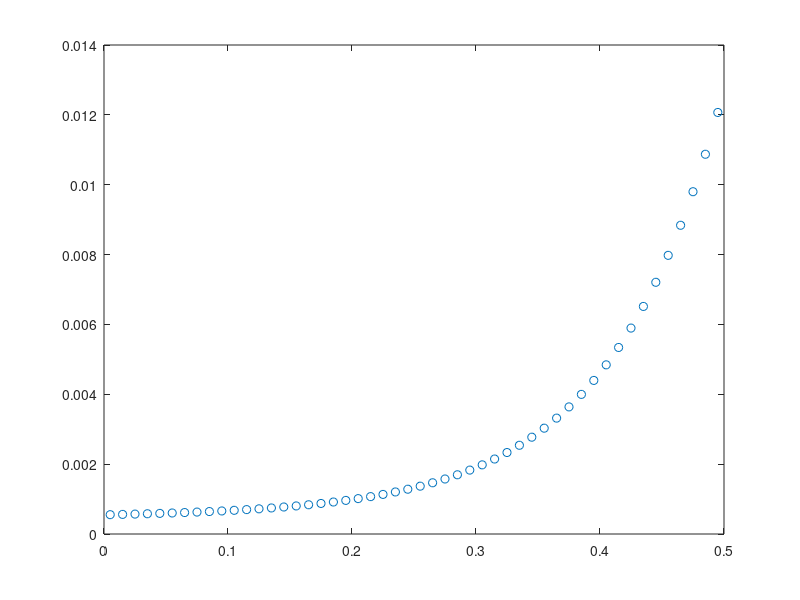
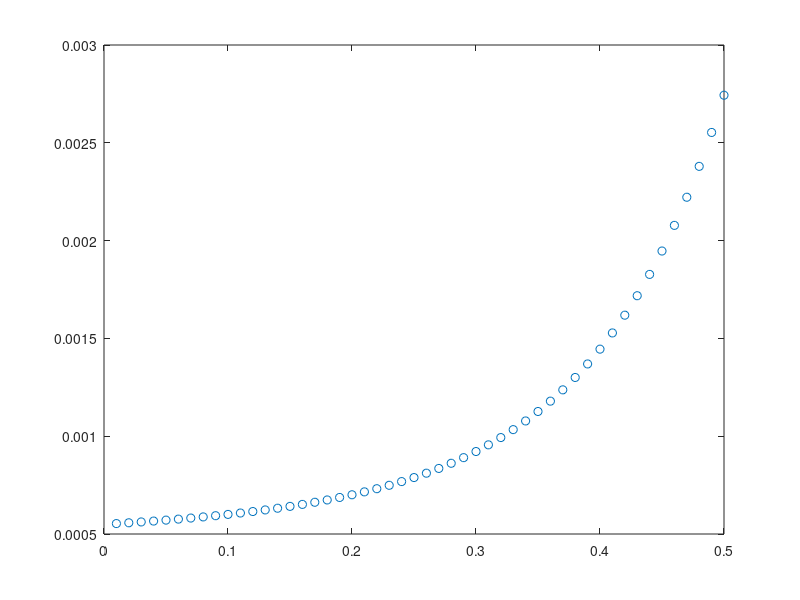
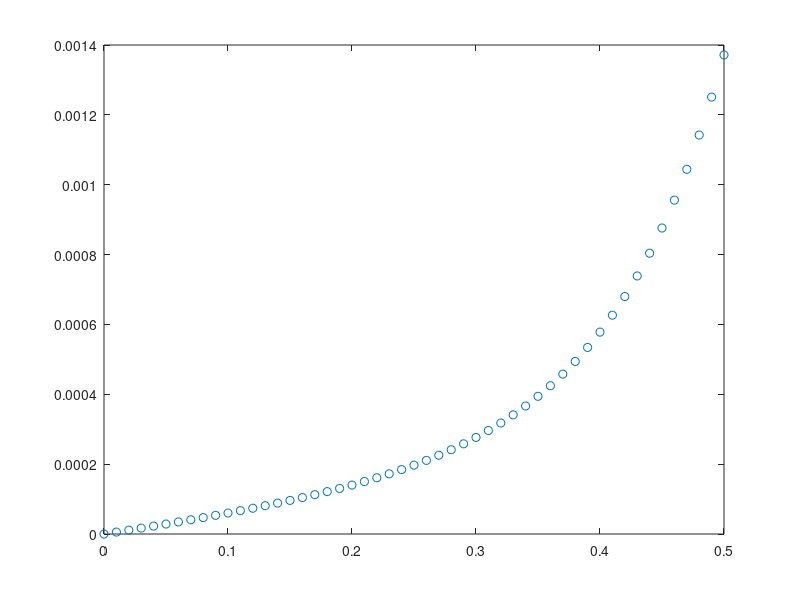

MATLAB code for these plots, in order:

temp=1:1:10;
cc=linspace(0.00000025,0.0000045,100);
aa=linspace(0.00005,0.0005,100);

for i=1:length(aa)
a=aa(i);
b=0.0001/2/0.5;
c=cc(i);
d=11;
x=0:0.01:0.5;
cury=a*x+b*x.^2+c*(exp(d*x)-1);
figure(3)
plot(x,cury,'o');
figure(2)
plot(x,cury./x,'o')
temp1=cury(1:end-1);
temp2=cury(2:end);
x1=x(1:end-1);
x2=x(2:end);
figure(1)
plot((x1+x2)/2,(temp1-temp2)./(x1-x2),'o')
end

% 
% for i=1:10000
%     input=rand(1,8);
%     Rstate=rand(1,8);
%     
%     theory=sum(input.*Rstate);
    